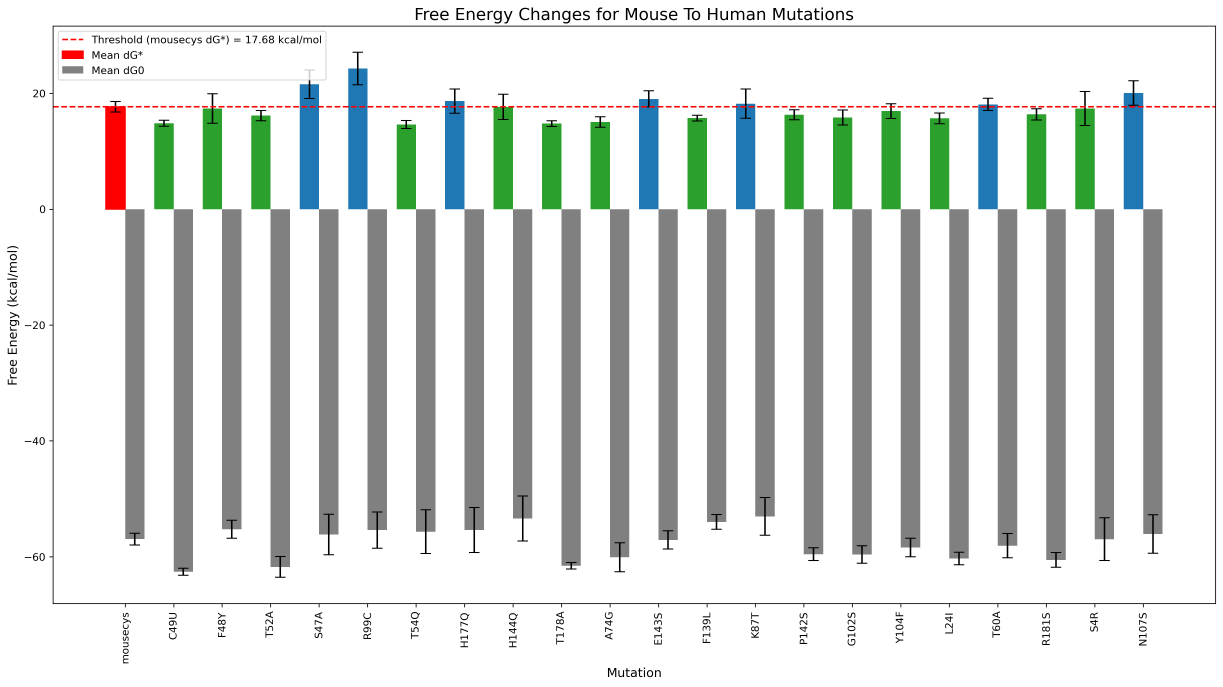
#> input picture figures/mousecys_0_barplot.png, 4891 x 2747 px (shown at 1/4 size)
$ jupyter execute subplots.ipynb
#> lines starting #> are read from the running program, lines starting #| are printed output that depends on the picture
[cell 1]
import matplotlib.pyplot as plt
from PIL import Image
import os

# Image filenames
image_files = [
    "mousecys_0_barplot.png",
    "mousecys_1_barplot.png",
] + [f"mousesec_{i}_barplot.png" for i in range(2, 21)]

fig, axs = plt.subplots(5, 5, figsize=(20, 16))  # Adjust grid size
axs = axs.flatten()

for i in range(len(axs)):
    if i < len(image_files):
        try:
            img = Image.open(image_files[i]).resize((600, 400))  # Resize to reduce load
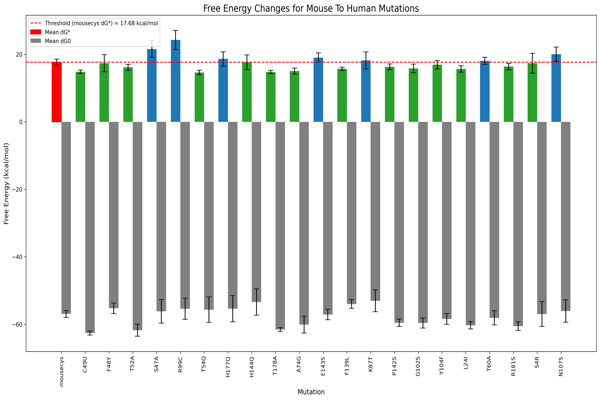
#> img: PIL image 600x400 RGBA; mean R, G, B, A 219.9, 223.9, 221.6, 255
            axs[i].imshow(img)
            axs[i].axis('off')
            axs[i].set_title(os.path.basename(image_files[i]), fontsize=10)
        except Exception as e:
            axs[i].text(0.5, 0.5, 'Error loading image', ha='center', va='center')
            axs[i].axis('off')
    else:
        axs[i].axis('off')

plt.tight_layout()
plt.show()
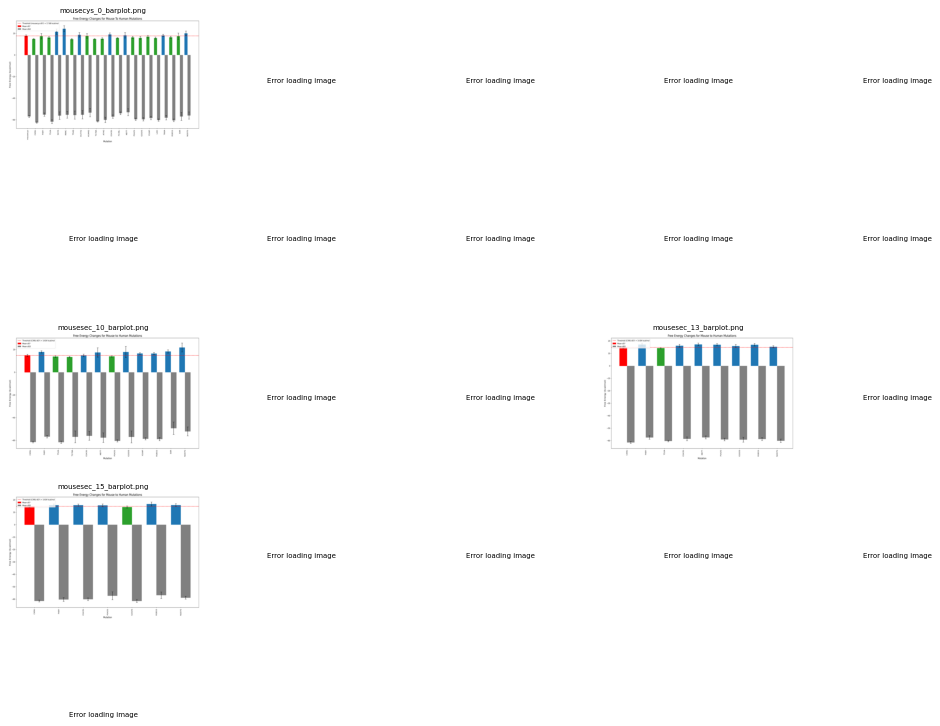
#> figure drawn by matplotlib, 4 panels
